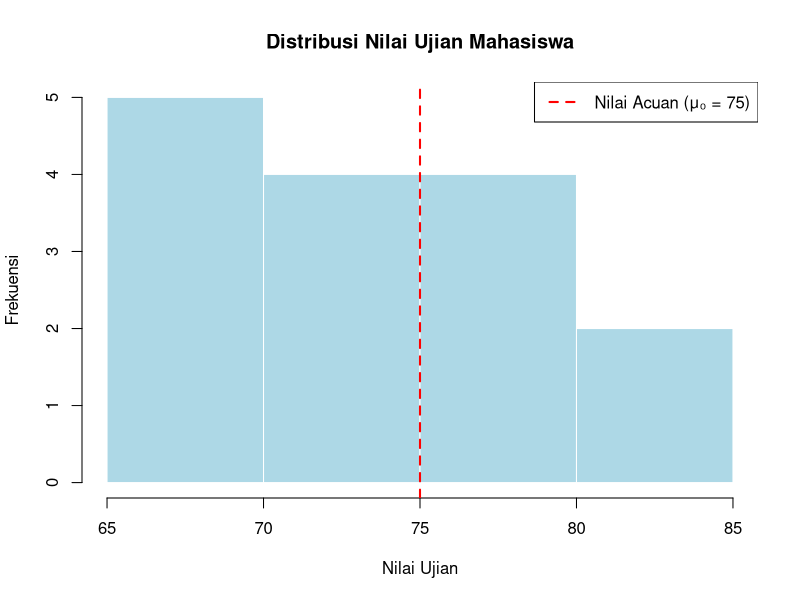

R code for this plot:
# ============================================================
# Tugas Project Akhir Statistika dan Probability 
# Uji Hipotesis bagi Rata-rata Satu Populasi – Ragam populasi tidak diketahui (Uji t)
# Studi Kasus: Nilai Ujian Mahasiswa
# Mata Kuliah: Probabilitas dan Statistika
# ============================================================

# ---- LANGKAH 1: INPUT DATA ----

nama <- c("Raffi", "Lanang", "Apin", "Ripky", "Fathir",
          "Fitri", "Gilang", "Hana", "Irfan", "Jasmine",
          "Kevin", "Liana", "Miko", "Nadia", "Oscar")

nilai <- c(72, 68, 80, 74, 65, 78, 82, 70, 76, 69, 85, 73, 71, 79, 67)

data_mahasiswa <- data.frame(No = 1:15, Nama = nama, Nilai = nilai)

# Menampilkan data
cat("Data nilai ujian mahasiswa:\n")
print(data_mahasiswa)

# Menampilkan jumlah data
cat("\nJumlah mahasiswa (n):", length(nilai), "\n")

# ---- LANGKAH 2: STATISTIK DESKRIPTIF ----

cat("\n===== STATISTIK DESKRIPTIF =====\n")
cat("Rata-rata (mean)        :", mean(nilai), "\n")
cat("Simpangan baku (sd)     :", round(sd(nilai), 4), "\n")
cat("Varians (var)           :", round(var(nilai), 4), "\n")
cat("Nilai minimum           :", min(nilai), "\n")
cat("Nilai maksimum          :", max(nilai), "\n")
cat("Median                  :", median(nilai), "\n")

# ---- LANGKAH 3: VISUALISASI DATA ----

# Membuat histogram untuk melihat distribusi data
hist(nilai,
     main  = "Distribusi Nilai Ujian Mahasiswa",
     xlab  = "Nilai Ujian",
     ylab  = "Frekuensi",
     col   = "lightblue",
     border= "white",
     breaks= 6)

# Menambahkan garis nilai acuan (μ₀ = 75)
abline(v = 75, col = "red", lwd = 2, lty = 2)
legend("topright",
       legend = "Nilai Acuan (μ₀ = 75)",
       col    = "red",
       lty    = 2,
       lwd    = 2)

# ---- LANGKAH 4: UJI NORMALITAS (Shapiro-Wilk) ----

cat("\n===== UJI NORMALITAS (Shapiro-Wilk) =====\n")
uji_normal <- shapiro.test(nilai)
print(uji_normal)

# Interpretasi uji normalitas
if (uji_normal$p.value > 0.05) {
  cat("Kesimpulan: Data berdistribusi normal (p-value > 0,05)\n")
  cat("Asumsi normalitas terpenuhi. Uji t dapat dilanjutkan.\n")
} else {
  cat("Catatan: Data tidak berdistribusi normal (p-value ≤ 0,05)\n")
}

# ---- LANGKAH 5: UJI t SATU SAMPEL ----

cat("\n===== UJI t SATU SAMPEL =====\n")

# Menetapkan nilai acuan
mu_0 <- 75

# Melakukan uji t satu sampel (dua arah / two-tailed)
hasil_uji <- t.test(nilai,
                    mu          = mu_0,      # Nilai acuan populasi
                    alternative = "two.sided", # Uji dua arah
                    conf.level  = 0.95)       # Tingkat kepercayaan 95%

# Menampilkan hasil lengkap
print(hasil_uji)

# ---- LANGKAH 6: MENGHITUNG t HITUNG SECARA MANUAL ----
# (untuk membuktikan pemahaman konsep)

cat("\n===== PERHITUNGAN MANUAL =====\n")
x_bar  <- mean(nilai)        # Rata-rata sampel
s      <- sd(nilai)          # Simpangan baku sampel
n      <- length(nilai)      # Ukuran sampel
se     <- s / sqrt(n)        # Standard error

t_hitung <- (x_bar - mu_0) / se

cat("Rata-rata sampel (x̄) :", round(x_bar, 4), "\n")
cat("Simpangan baku (s)    :", round(s, 4), "\n")
cat("Ukuran sampel (n)     :", n, "\n")
cat("Standard Error (s/√n) :", round(se, 4), "\n")
cat("t hitung              :", round(t_hitung, 4), "\n")
cat("Derajat bebas (df)    :", n - 1, "\n")

# ---- LANGKAH 7: KESIMPULAN OTOMATIS ----

cat("\n===== KESIMPULAN =====\n")
cat("Nilai acuan (μ₀)      :", mu_0, "\n")
cat("Taraf signifikansi (α):", 0.05, "\n")
cat("p-value               :", round(hasil_uji$p.value, 4), "\n\n")

if (hasil_uji$p.value < 0.05) {
  cat("KEPUTUSAN: Tolak H₀\n")
  cat("INTERPRETASI: Terdapat cukup bukti statistik bahwa rata-rata\n")
  cat("nilai ujian mahasiswa BERBEDA SECARA SIGNIFIKAN dari nilai acuan 75.\n")
} else {
  cat("KEPUTUSAN: Gagal Menolak H₀\n")
  cat("INTERPRETASI: Tidak terdapat cukup bukti statistik bahwa rata-rata\n")
  cat("nilai ujian mahasiswa berbeda dari nilai acuan 75.\n")
}
